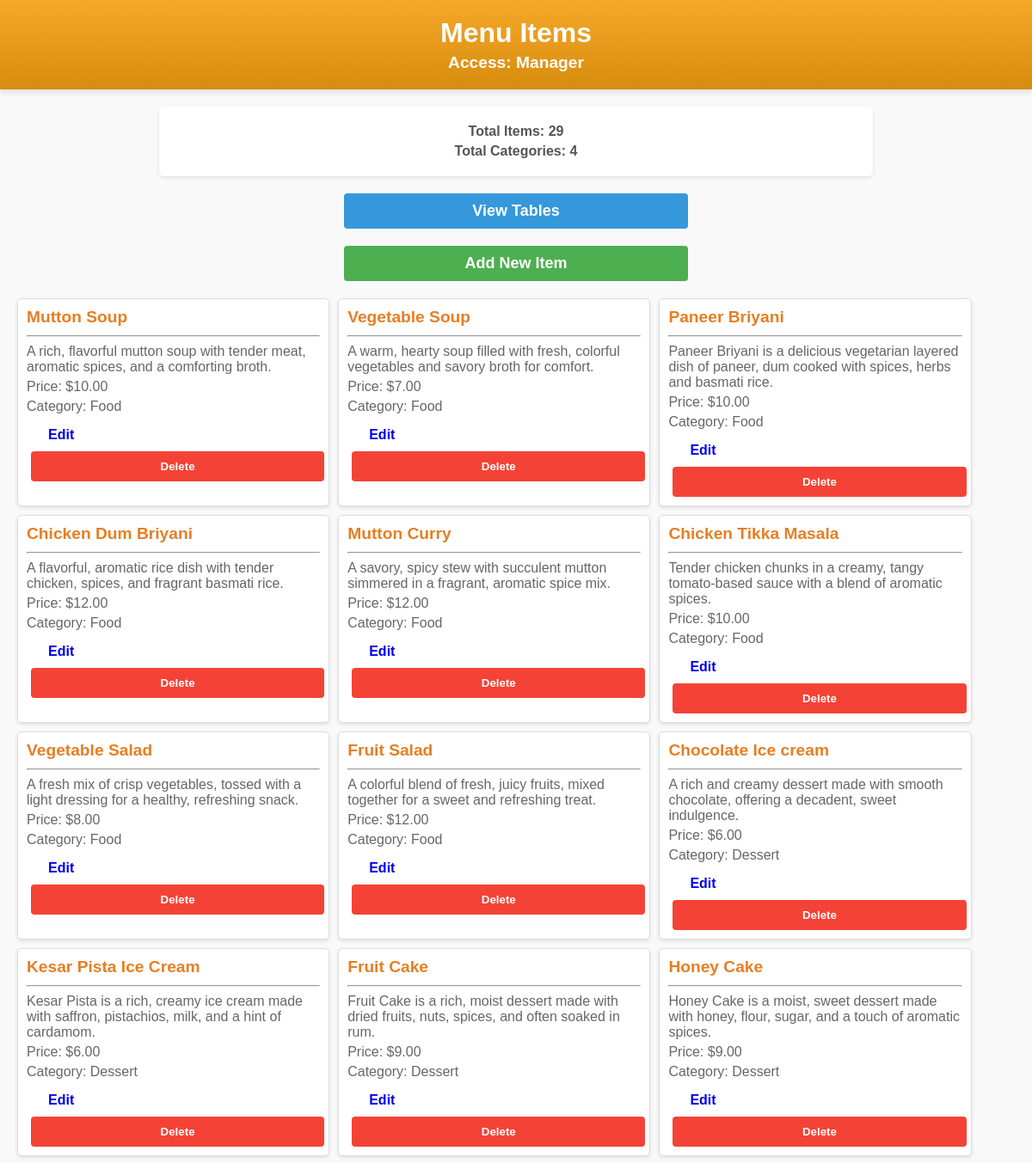
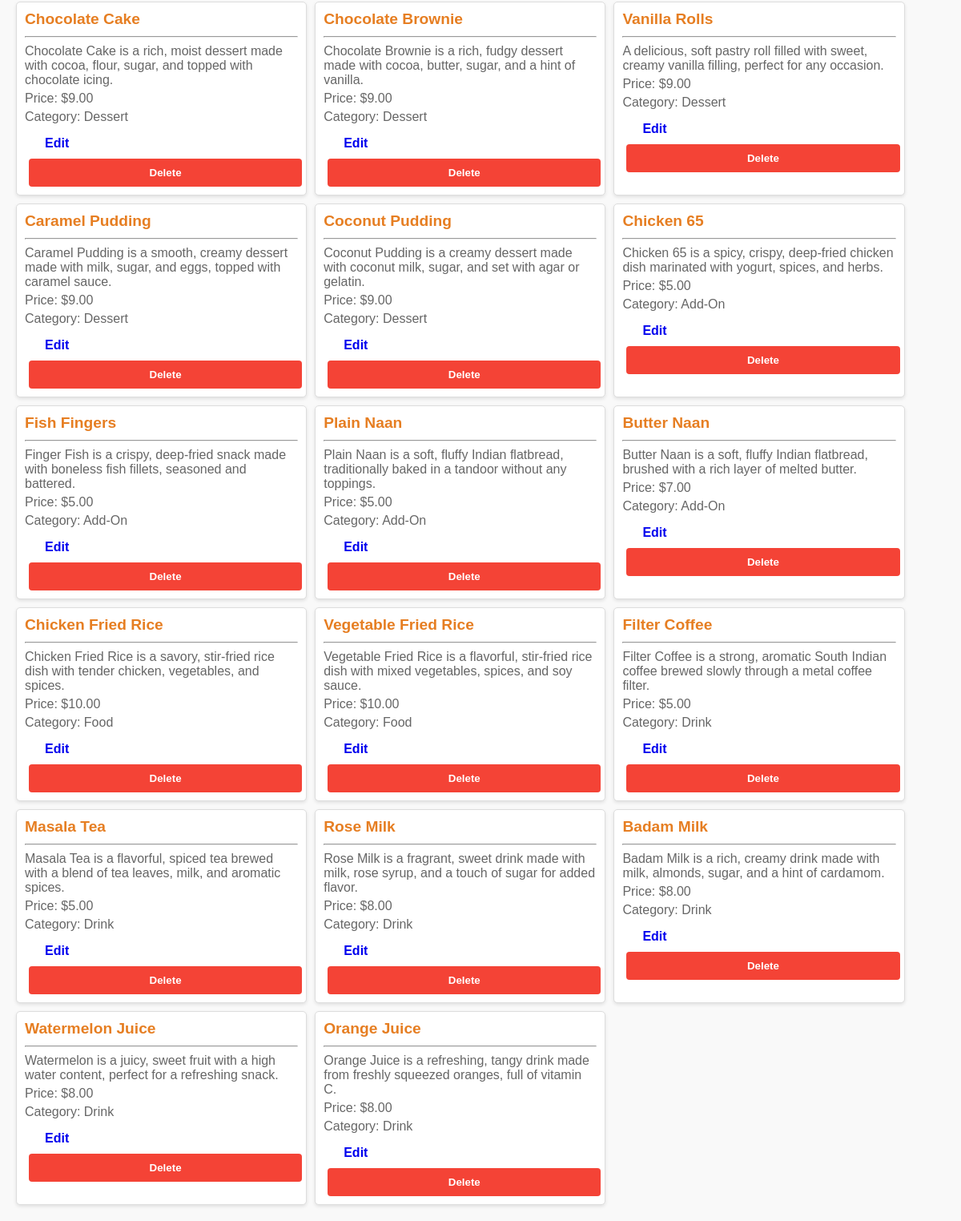
The app's page /manager/menu/ with its own data (2 pictures, top to bottom).
### order/models.py (models this page shows, shortened)
class Item(models.Model):
    name = models.CharField(max_length=100)
    description = models.TextField(null=True, blank=True)
    category = models.ForeignKey(Category, on_delete=models.CASCADE, related_name='items')
    image = models.ImageField(blank=True, null=True)
    base_price = models.DecimalField(max_digits=6, decimal_places=2)
    has_meat_options = models.BooleanField(default=False)
    has_spicy_options = models.BooleanField(default=False)

class Category(models.Model):
    title = models.CharField(max_length=100)
    image = models.ImageField(blank=True, null=True)
    class Meta:
        verbose_name_plural = "Categories"

### manager/views.py (the view)
# urls.py: path('menu/', views.menu_items, name='menu-items'),
def menu_items(request):
    return render(request, 'manager/menu_items.html', {
        'items': Item.objects.all(),
        'total_items': Item.objects.count(),
        'total_categories': Category.objects.count()
    })

### manager/templates/manager/menu_items.html (shortened to what this page needs)
<!DOCTYPE html>
<html lang="en">
<head>
    {% load static %}
    <link rel="stylesheet" href="{% static 'css/styles.css' %}">
</head>
<body>
    <div class="header">
        <h1>Menu Items</h1>
        <h4>Access: Manager</h4>
    </div>
    <div class="summary">
        <h4>Total Items: {{ total_items }}</h4>
        <h4>Total Categories: {{ total_categories }}</h4>
    </div>
    <div class="navigation-links">
        <a href="{% url 'table-layout' %}" class="btn nav-btn">View Tables</a>
    </div>
    <div class="action-buttons">
        <a href="{% url 'add-menu-item' %}" class="btn add-btn">Add New Item</a>
    </div>
    <div class="menu-container">
        {% for item in items %}
        <div class="menu-card">
            <h3>{{ item.name }}</h3>
            <hr>
            <p>{{ item.description }}</p>
            <p>Price: ${{ item.base_price }}</p>
            <p>Category: {{ item.category.title }}</p>
            <div class="item-actions">
                <a href="{% url 'edit-menu-item' item.id %}" class="btn edit-btn">Edit</a>
                <form method="post" action="{% url 'delete-menu-item' item.id %}" class="delete-form">
                    <button type="submit" class="btn delete-btn"
                            onclick="return confirm('Are you sure you want to delete this item?')">Delete
                    </button>
                </form>
            </div>
        </div>
        {% endfor %}
    </div>
</body>
</html>

### manager/static/css/styles.css (style rules this page uses)
body { font-family: Arial, sans-serif; background-color: #f9f9f9; color: #333; margin: 0; padding: 0; }
.header { background: linear-gradient(to bottom, #f6a828, #d78c0e); color: white; padding: 20px; text-align: center; box-shadow: 0 4px 6px rgba(0, 0, 0, 0.1); }
.header h1, .header h4 { margin: 0; }
.header h4 { margin-top: 5px; font-size: 1.2em; }
.summary, .edit-table-container { background-color: #fff; padding: 15px; margin: 20px auto; border-radius: 5px; box-shadow: 0 2px 4px rgba(0, 0, 0, 0.1); max-width: 800px; text-align: center; }
.summary h4 { margin: 5px 0; color: #555; }
.navigation-links { text-align: center; margin: 20px 0; display: flex; justify-content: center; gap: 20px; }
.nav-btn { background-color: #3498db; color: white; width: 30%; font-size: 18px; padding: 10px 20px; border-radius: 4px; text-decoration: none; transition: background-color 0.3s; }
.menu-container, .table-container { display: flex; flex-wrap: wrap; gap: 10px; padding: 20px; max-width: 1200px; margin: 0 auto; }
.menu-card, .table-card { background-color: #fff; border: 1px solid #ddd; border-radius: 5px; padding: 10px; box-shadow: 0 2px 4px rgba(0, 0, 0, 0.1); transition: transform 0.2s, box-shadow 0.2s; }
.menu-card { width: calc(32% - 30px); }
.menu-card h3, .table-card h3 { margin: 0 0 10px; font-size: 1.2em; }
.menu-card h3 { color: #e67e22; }
.menu-card p, .table-card p { margin: 5px 0; color: #666; }
form button { background-color: #f6a828; color: white; border: none; padding: 10px 20px; margin-top: 15px; border-radius: 4px; cursor: pointer; width: 100%; }
.action-buttons { text-align: center; margin-top: 20px; }
.btn { display: inline-block; padding: 10px 20px; margin: 0 5px; border-radius: 4px; text-decoration: none; font-weight: bold; transition: background-color 0.3s; }
.add-btn { background-color: #4CAF50; color: white; width: 30%; font-size: 18px; }
.delete-btn { background-color: #f44336; color: white; }

### records on screen
Item: name "Mutton Soup", description "A rich, flavorful mutton soup with tender meat, aromatic spices, and a comforting broth.", base_price "10.00", category "Food"
Item: name "Vegetable Soup", description "A warm, hearty soup filled with fresh, colorful vegetables and savory broth for comfort.", base_price "7.00", category "Food"
Item: name "Paneer Briyani", description "Paneer Briyani is a delicious vegetarian layered dish of paneer, dum cooked with spices, herbs and basmati rice.", base_price "10.00", category "Food"
Item: name "Chicken Dum Briyani", description "A flavorful, aromatic rice dish with tender chicken, spices, and fragrant basmati rice.", base_price "12.00", category "Food"
Item: name "Mutton Curry", description "A savory, spicy stew with succulent mutton simmered in a fragrant, aromatic spice mix.", base_price "12.00", category "Food"
Item: name "Chicken Tikka Masala", description "Tender chicken chunks in a creamy, tangy tomato-based sauce with a blend of aromatic spices.", base_price "10.00", category "Food"
Item: name "Vegetable Salad", description "A fresh mix of crisp vegetables, tossed with a light dressing for a healthy, refreshing snack.", base_price "8.00", category "Food"
Item: name "Fruit Salad", description "A colorful blend of fresh, juicy fruits, mixed together for a sweet and refreshing treat.", base_price "12.00", category "Food"
Item: name "Chocolate Ice cream", description "A rich and creamy dessert made with smooth chocolate, offering a decadent, sweet indulgence.", base_price "6.00", category "Dessert"
Item: name "Kesar Pista Ice Cream", description "Kesar Pista is a rich, creamy ice cream made with saffron, pistachios, milk, and a hint of cardamom.", base_price "6.00", category "Dessert"
Item: name "Fruit Cake", description "Fruit Cake is a rich, moist dessert made with dried fruits, nuts, spices, and often soaked in rum.", base_price "9.00", category "Dessert"
Item: name "Honey Cake", description "Honey Cake is a moist, sweet dessert made with honey, flour, sugar, and a touch of aromatic spices.", base_price "9.00", category "Dessert"
Item: name "Chocolate Cake", description "Chocolate Cake is a rich, moist dessert made with cocoa, flour, sugar, and topped with chocolate icing.", base_price "9.00", category "Dessert"
Item: name "Chocolate Brownie", description "Chocolate Brownie is a rich, fudgy dessert made with cocoa, butter, sugar, and a hint of vanilla.", base_price "9.00", category "Dessert"
Item: name "Vanilla Rolls", description "A delicious, soft pastry roll filled with sweet, creamy vanilla filling, perfect for any occasion.", base_price "9.00", category "Dessert"
Item: name "Caramel Pudding", description "Caramel Pudding is a smooth, creamy dessert made with milk, sugar, and eggs, topped with caramel sauce.", base_price "9.00", category "Dessert"
Item: name "Coconut Pudding", description "Coconut Pudding is a creamy dessert made with coconut milk, sugar, and set with agar or gelatin.", base_price "9.00", category "Dessert"
Item: name "Chicken 65", description "Chicken 65 is a spicy, crispy, deep-fried chicken dish marinated with yogurt, spices, and herbs.", base_price "5.00", category "Add-On"
Item: name "Fish Fingers", description "Finger Fish is a crispy, deep-fried snack made with boneless fish fillets, seasoned and battered.", base_price "5.00", category "Add-On"
Item: name "Plain Naan", description "Plain Naan is a soft, fluffy Indian flatbread, traditionally baked in a tandoor without any toppings.", base_price "5.00", category "Add-On"
Item: name "Butter Naan", description "Butter Naan is a soft, fluffy Indian flatbread, brushed with a rich layer of melted butter.", base_price "7.00", category "Add-On"
Item: name "Chicken Fried Rice", description "Chicken Fried Rice is a savory, stir-fried rice dish with tender chicken, vegetables, and spices.", base_price "10.00", category "Food"
Item: name "Vegetable Fried Rice", description "Vegetable Fried Rice is a flavorful, stir-fried rice dish with mixed vegetables, spices, and soy sauce.", base_price "10.00", category "Food"
Item: name "Filter Coffee", description "Filter Coffee is a strong, aromatic South Indian coffee brewed slowly through a metal coffee filter.", base_price "5.00", category "Drink"
Item: name "Masala Tea", description "Masala Tea is a flavorful, spiced tea brewed with a blend of tea leaves, milk, and aromatic spices.", base_price "5.00", category "Drink"
Item: name "Rose Milk", description "Rose Milk is a fragrant, sweet drink made with milk, rose syrup, and a touch of sugar for added flavor.", base_price "8.00", category "Drink"
Item: name "Badam Milk", description "Badam Milk is a rich, creamy drink made with milk, almonds, sugar, and a hint of cardamom.", base_price "8.00", category "Drink"
Item: name "Watermelon Juice", description "Watermelon is a juicy, sweet fruit with a high water content, perfect for a refreshing snack.", base_price "8.00", category "Drink"
Item: name "Orange Juice", description "Orange Juice is a refreshing, tangy drink made from freshly squeezed oranges, full of vitamin C.", base_price "8.00", category "Drink"

### other values on screen
{{ total_items }} "29"
{{ total_categories }} "4"
